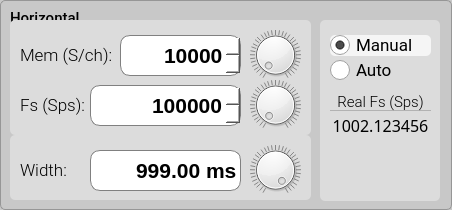
           <widget class="QGroupBox" name="groupBox_horizontal">
            <property name="minimumSize">
             <size>
              <width>452</width>
              <height>210</height>
             </size>
            </property>
            <property name="maximumSize">
             <size>
              <width>16777215</width>
              <height>210</height>
             </size>
            </property>
            <property name="font">
             <font>
              <family>Roboto Medium</family>
              <pointsize>11</pointsize>
             </font>
            </property>
            <property name="styleSheet">
             <string notr="true">QGroupBox {background-color: rgb(200,200,200);border: 1px solid rgb(150,150,150); border-radius: 5px;  margin-top: 0.5em;}; 
QGroupBox::title {subcontrol-origin: margin;left: 10px;padding: 0 3px 0 3px;}</string>
            </property>
            <property name="title">
             <string/>
            </property>
            <widget class="QLabel" name="label_titleHorizontal">
             <property name="geometry">
              <rect>
               <x>10</x>
               <y>10</y>
               <width>81</width>
               <height>16</height>
              </rect>
             </property>
             <property name="font">
              <font>
               <family>Roboto Medium</family>
               <pointsize>11</pointsize>
              </font>
             </property>
             <property name="styleSheet">
              <string notr="true">color:black;</string>
             </property>
             <property name="text">
              <string>Horizontal</string>
             </property>
            </widget>
            <widget class="QGroupBox" name="groupBox_h_13">
             <property name="geometry">
              <rect>
               <x>320</x>
               <y>20</y>
               <width>120</width>
               <height>181</height>
              </rect>
             </property>
             <property name="minimumSize">
              <size>
               <width>0</width>
               <height>0</height>
              </size>
             </property>
             <property name="maximumSize">
              <size>
               <width>16777215</width>
               <height>10000</height>
              </size>
             </property>
             <property name="font">
              <font>
               <family>Roboto Medium</family>
               <pointsize>11</pointsize>
              </font>
             </property>
             <property name="styleSheet">
              <string notr="true">QGroupBox {background-color: rgb(220,220,220);border: 0px solid rgb(150,150,150); border-radius: 5px;  margin-top: 0.5em;}; 
QGroupBox::title {subcontrol-origin: margin;left: 10px;padding: 0 3px 0 3px;}</string>
             </property>
             <property name="title">
              <string/>
             </property>
             <widget class="QRadioButton" name="radioButton_fsMem">
              <property name="geometry">
               <rect>
                <x>10</x>
                <y>15</y>
                <width>101</width>
                <height>21</height>
               </rect>
              </property>
              <property name="font">
               <font>
                <family>Roboto</family>
                <pointsize>13</pointsize>
               </font>
              </property>
              <property name="styleSheet">
               <string notr="true">QRadioButton:checked {
	background-color: rgba(245,245,245, 1.0);
	border: 0px; 
	border-radius:5px;
}

QRadioButton:hover {
	background-color: rgba(230,230,230, 1.0);
	border: 0px; 
	border-radius:5px;
}

QRadioButton:checked:hover {
	background-color: rgba(245,245,245, 0.8);
	border: 0px; 
	border-radius:5px;
}

QRadioButton::indicator {
    width: 20px;
    height: 20px;
}
QRadioButton::indicator::unchecked {
    image: url(:/main/img/radio_off1.png);
}

QRadioButton::indicator:unchecked:hover {
    image: url(:/main/img/radio_off1.png);
}

QRadioButton::indicator::checked {
    image: url(:/main/img/radio_on2.png);
}

QRadioButton::indicator::disabled {
    image: url(:/main/img/radio_off_dis.png);
}

QRadioButton::disabled {
    color:gray;
}</string>
              </property>
              <property name="text">
               <string>Manual</string>
              </property>
              <property name="iconSize">
               <size>
                <width>20</width>
                <height>20</height>
               </size>
              </property>
              <property name="checked">
               <bool>true</bool>
              </property>
              <property name="autoExclusive">
               <bool>false</bool>
              </property>
             </widget>
             <widget class="QRadioButton" name="radioButton_div">
              <property name="enabled">
               <bool>true</bool>
              </property>
              <property name="geometry">
               <rect>
                <x>10</x>
                <y>40</y>
                <width>101</width>
                <height>21</height>
               </rect>
              </property>
              <property name="font">
               <font>
                <family>Roboto</family>
                <pointsize>13</pointsize>
               </font>
              </property>
              <property name="styleSheet">
               <string notr="true">QRadioButton:checked {
	background-color: rgba(245,245,245, 1.0);
	border: 0px; 
	border-radius:5px;
}

QRadioButton:hover {
	background-color: rgba(230,230,230, 1.0);
	border: 0px; 
	border-radius:5px;
}

QRadioButton:checked:hover {
	background-color: rgba(245,245,245, 0.8);
	border: 0px; 
	border-radius:5px;
}

QRadioButton::indicator {
    width: 20px;
    height: 20px;
}
QRadioButton::indicator::unchecked {
    image: url(:/main/img/radio_off1.png);
}

QRadioButton::indicator:unchecked:hover {
    image: url(:/main/img/radio_off1.png);
}

QRadioButton::indicator::checked {
    image: url(:/main/img/radio_on2.png);
}

QRadioButton::indicator::disabled {
    image: url(:/main/img/radio_off_dis.png);
}

QRadioButton::disabled {
    color:gray;
}</string>
              </property>
              <property name="text">
               <string>Auto</string>
              </property>
              <property name="iconSize">
               <size>
                <width>20</width>
                <height>20</height>
               </size>
              </property>
              <property name="checked">
               <bool>false</bool>
              </property>
              <property name="autoExclusive">
               <bool>false</bool>
              </property>
             </widget>
             <widget class="QLabel" name="label_29">
              <property name="geometry">
               <rect>
                <x>0</x>
                <y>70</y>
                <width>121</width>
                <height>23</height>
               </rect>
              </property>
              <property name="font">
               <font>
                <family>Roboto Light</family>
                <pointsize>11</pointsize>
                <weight>50</weight>
                <bold>false</bold>
                <underline>false</underline>
               </font>
              </property>
              <property name="styleSheet">
               <string notr="true">color:black;</string>
              </property>
              <property name="text">
               <string>Real Fs (Sps)</string>
              </property>
              <property name="alignment">
               <set>Qt::AlignCenter</set>
              </property>
             </widget>
             <widget class="QTextBrowser" name="textBrowser_realFs">
              <property name="enabled">
               <bool>true</bool>
              </property>
              <property name="geometry">
               <rect>
                <x>0</x>
                <y>90</y>
                <width>121</width>
                <height>61</height>
               </rect>
              </property>
              <property name="sizePolicy">
               <sizepolicy hsizetype="Minimum" vsizetype="Fixed">
                <horstretch>0</horstretch>
                <verstretch>0</verstretch>
               </sizepolicy>
              </property>
              <property name="font">
               <font>
                <family>Roboto Mono Medium</family>
                <pointsize>12</pointsize>
                <weight>50</weight>
                <italic>false</italic>
                <bold>false</bold>
               </font>
              </property>
              <property name="cursor" stdset="0">
               <cursorShape>IBeamCursor</cursorShape>
              </property>
              <property name="styleSheet">
               <string notr="true">QTextBrowser {
	background-color:transparent; border: 0px;
	text-align:right;font-family:'Roboto Mono Medium','Roboto'; font-size:12pt;
	color:black; 
}
</string>
              </property>
              <property name="verticalScrollBarPolicy">
               <enum>Qt::ScrollBarAlwaysOff</enum>
              </property>
              <property name="horizontalScrollBarPolicy">
               <enum>Qt::ScrollBarAlwaysOff</enum>
              </property>
              <property name="html">
               <string>&lt;!DOCTYPE HTML PUBLIC &quot;-//W3C//DTD HTML 4.0//EN&quot; &quot;http://www.w3.org/TR/REC-html40/strict.dtd&quot;&gt;
&lt;html&gt;&lt;head&gt;&lt;meta name=&quot;qrichtext&quot; content=&quot;1&quot; /&gt;&lt;style type=&quot;text/css&quot;&gt;
p, li { white-space: pre-wrap; }
&lt;/style&gt;&lt;/head&gt;&lt;body style=&quot; font-family:'Roboto Mono Medium','Roboto'; font-size:12pt; font-weight:400; font-style:normal;&quot;&gt;
&lt;p align=&quot;center&quot; style=&quot; margin-top:0px; margin-bottom:0px; margin-left:0px; margin-right:0px; -qt-block-indent:0; text-indent:0px;&quot;&gt;&lt;span style=&quot; font-family:'Roboto Mono Medium','Roboto Mono Medium';&quot;&gt;1002.123456&lt;/span&gt;&lt;/p&gt;&lt;/body&gt;&lt;/html&gt;</string>
              </property>
             </widget>
             <widget class="Line" name="line_6">
              <property name="geometry">
               <rect>
                <x>10</x>
                <y>80</y>
                <width>101</width>
                <height>20</height>
               </rect>
              </property>
              <property name="styleSheet">
               <string notr="true">color: rgba(150,150,150,0.6);</string>
              </property>
              <property name="frameShadow">
               <enum>QFrame::Plain</enum>
              </property>
              <property name="orientation">
               <enum>Qt::Horizontal</enum>
              </property>
             </widget>
            </widget>
            <widget class="QGroupBox" name="groupBox_h_fsMem">
             <property name="enabled">
              <bool>true</bool>
             </property>
             <property name="geometry">
              <rect>
               <x>10</x>
               <y>20</y>
               <width>301</width>
               <height>115</height>
              </rect>
             </property>
             <property name="minimumSize">
              <size>
               <width>0</width>
               <height>0</height>
              </size>
             </property>
             <property name="maximumSize">
              <size>
               <width>16777215</width>
               <height>10000</height>
              </size>
             </property>
             <property name="font">
              <font>
               <family>Roboto Medium</family>
               <pointsize>11</pointsize>
              </font>
             </property>
             <property name="styleSheet">
              <string notr="true">QGroupBox {background-color: rgb(220,220,220);border: 0px solid rgb(150,150,150); border-radius: 5px;  margin-top: 0.5em;}; 
QGroupBox::title {subcontrol-origin: margin;left: 10px;padding: 0 3px 0 3px;}</string>
             </property>
             <property name="title">
              <string/>
             </property>
             <widget class="QLabel" name="label_dial1_6">
              <property name="geometry">
               <rect>
                <x>240</x>
                <y>60</y>
                <width>51</width>
                <height>50</height>
               </rect>
              </property>
              <property name="text">
               <string/>
              </property>
              <property name="pixmap">
               <pixmap resource="../../resources/resources.qrc">:/main/img/dial1.png</pixmap>
              </property>
              <property name="scaledContents">
               <bool>false</bool>
              </property>
             </widget>
             <widget class="QDial2" name="dial_fs">
              <property name="geometry">
               <rect>
                <x>240</x>
                <y>60</y>
                <width>51</width>
                <height>50</height>
               </rect>
              </property>
              <property name="toolTip">
               <string>CH1 vertical position</string>
              </property>
              <property name="minimum">
               <number>1</number>
              </property>
              <property name="maximum">
               <number>5000000</number>
              </property>
              <property name="value">
               <number>100</number>
              </property>
              <property name="orientation">
               <enum>Qt::Horizontal</enum>
              </property>
              <property name="invertedAppearance">
               <bool>false</bool>
              </property>
              <property name="wrapping">
               <bool>false</bool>
              </property>
              <property name="notchTarget">
               <double>30.000000000000000</double>
              </property>
              <property name="notchesVisible">
               <bool>true</bool>
              </property>
             </widget>
             <widget class="QSpinBox" name="spinBox_mem">
              <property name="enabled">
               <bool>true</bool>
              </property>
              <property name="geometry">
               <rect>
                <x>110</x>
                <y>15</y>
                <width>121</width>
                <height>41</height>
               </rect>
              </property>
              <property name="styleSheet">
               <string notr="true">QSpinBox { background-color: rgba(255,255,255, 1.0);border: 1px solid gray; border-radius:10px;
				   text-align:right;font-family:'Roboto Mono Medium','Roboto'; font-size:16pt; font-weight:500;  }

QSpinBox::up-button { 
	height:22px; 
	width: 30px;
	border: 0px;
	image: url(:/main/img/arrow_up4.png);
}

QSpinBox::down-button {
	height:22px; 
	width: 30px;
	border: 0px;
	image: url(:/main/img/arrow_down4.png);
 }

QSpinBox::up-button:hover { 
	image: url(:/main/img/arrow_up4b.png);
}

QSpinBox::down-button:hover {
	image: url(:/main/img/arrow_down4b.png);
 }

QSpinBox:disabled { background-color: rgba(220,220,220, 1.0); border: 1px transparent; border-radius:10px;
                                          border: 1px solid gray; border-radius:10px;
                                          text-align:right;font-family:'Roboto Mono Medium','Roboto'; font-size:16pt; font-weight:500; }

QSpinBox::up-button:disabled { height:22px; width: 30px; border: 0px; image: url(:/main/img/arrow_up3.png); }

QSpinBox::down-button:disabled { height:22px; width: 30px; border: 0px; image: url(:/main/img/arrow_down3.png); }
</string>
              </property>
              <property name="wrapping">
               <bool>false</bool>
              </property>
              <property name="alignment">
               <set>Qt::AlignRight|Qt::AlignTrailing|Qt::AlignVCenter</set>
              </property>
              <property name="buttonSymbols">
               <enum>QAbstractSpinBox::UpDownArrows</enum>
              </property>
              <property name="accelerated">
               <bool>false</bool>
              </property>
              <property name="keyboardTracking">
               <bool>false</bool>
              </property>
              <property name="showGroupSeparator" stdset="0">
               <bool>false</bool>
              </property>
              <property name="suffix">
               <string/>
              </property>
              <property name="minimum">
               <number>2</number>
              </property>
              <property name="maximum">
               <number>10000</number>
              </property>
              <property name="value">
               <number>10000</number>
              </property>
             </widget>
             <widget class="QSpinBox" name="spinBox_fs">
              <property name="enabled">
               <bool>true</bool>
              </property>
              <property name="geometry">
               <rect>
                <x>80</x>
                <y>65</y>
                <width>151</width>
                <height>41</height>
               </rect>
              </property>
              <property name="styleSheet">
               <string notr="true">QSpinBox { background-color: rgba(255,255,255, 1.0);border: 1px solid gray; border-radius:10px;
				   text-align:right;font-family:'Roboto Mono Medium','Roboto'; font-size:16pt; font-weight:500;  }

QSpinBox::up-button { 
	height:22px; 
	width: 30px;
	border: 0px;
	image: url(:/main/img/arrow_up4.png);
}

QSpinBox::down-button {
	height:22px; 
	width: 30px;
	border: 0px;
	image: url(:/main/img/arrow_down4.png);
 }

QSpinBox::up-button:hover { 
	image: url(:/main/img/arrow_up4b.png);
}

QSpinBox::down-button:hover {
	image: url(:/main/img/arrow_down4b.png);
 }

QSpinBox:disabled { background-color: rgba(220,220,220, 1.0); border: 1px transparent; border-radius:10px;
                                          border: 1px solid gray; border-radius:10px;
                                          text-align:right;font-family:'Roboto Mono Medium','Roboto'; font-size:16pt; font-weight:500; }

QSpinBox::up-button:disabled { height:22px; width: 30px; border: 0px; image: url(:/main/img/arrow_up3.png); }

QSpinBox::down-button:disabled { height:22px; width: 30px; border: 0px; image: url(:/main/img/arrow_down3.png); }</string>
              </property>
              <property name="wrapping">
               <bool>false</bool>
              </property>
              <property name="alignment">
               <set>Qt::AlignRight|Qt::AlignTrailing|Qt::AlignVCenter</set>
              </property>
              <property name="buttonSymbols">
               <enum>QAbstractSpinBox::UpDownArrows</enum>
              </property>
              <property name="accelerated">
               <bool>false</bool>
              </property>
              <property name="keyboardTracking">
               <bool>false</bool>
              </property>
              <property name="showGroupSeparator" stdset="0">
               <bool>false</bool>
              </property>
              <property name="suffix">
               <string/>
              </property>
              <property name="minimum">
               <number>1</number>
              </property>
              <property name="maximum">
               <number>5000000</number>
              </property>
              <property name="value">
               <number>5000000</number>
              </property>
             </widget>
             <widget class="QLabel" name="label_mem">
              <property name="geometry">
               <rect>
                <x>10</x>
                <y>25</y>
                <width>91</width>
                <height>21</height>
               </rect>
              </property>
              <property name="font">
               <font>
                <family>Roboto Light</family>
                <pointsize>13</pointsize>
                <weight>50</weight>
                <bold>false</bold>
               </font>
              </property>
              <property name="styleSheet">
               <string notr="true">color:black;</string>
              </property>
              <property name="text">
               <string>Mem (S/ch):</string>
              </property>
             </widget>
             <widget class="QLabel" name="label_fs">
              <property name="enabled">
               <bool>true</bool>
              </property>
              <property name="geometry">
               <rect>
                <x>10</x>
                <y>75</y>
                <width>71</width>
                <height>21</height>
               </rect>
              </property>
              <property name="font">
               <font>
                <family>Roboto Light</family>
                <pointsize>13</pointsize>
                <weight>50</weight>
                <bold>false</bold>
               </font>
              </property>
              <property name="styleSheet">
               <string notr="true">color:black;</string>
              </property>
              <property name="text">
               <string>Fs (Sps):</string>
              </property>
             </widget>
             <widget class="QDial2" name="dial_mem">
              <property name="geometry">
               <rect>
                <x>240</x>
                <y>10</y>
                <width>51</width>
                <height>50</height>
               </rect>
              </property>
              <property name="toolTip">
               <string>CH1 vertical position</string>
              </property>
              <property name="minimum">
               <number>2</number>
              </property>
              <property name="maximum">
               <number>10000</number>
              </property>
              <property name="value">
               <number>100</number>
              </property>
              <property name="orientation">
               <enum>Qt::Horizontal</enum>
              </property>
              <property name="invertedAppearance">
               <bool>false</bool>
              </property>
              <property name="wrapping">
               <bool>false</bool>
              </property>
              <property name="notchTarget">
               <double>30.000000000000000</double>
              </property>
              <property name="notchesVisible">
               <bool>true</bool>
              </property>
             </widget>
             <widget class="QLabel" name="label_dial1_8">
              <property name="geometry">
               <rect>
                <x>240</x>
                <y>10</y>
                <width>51</width>
                <height>50</height>
               </rect>
              </property>
              <property name="text">
               <string/>
              </property>
              <property name="pixmap">
               <pixmap resource="../../resources/resources.qrc">:/main/img/dial1.png</pixmap>
              </property>
              <property name="scaledContents">
               <bool>false</bool>
              </property>
             </widget>
             <zorder>label_dial1_6</zorder>
             <zorder>dial_fs</zorder>
             <zorder>spinBox_mem</zorder>
             <zorder>spinBox_fs</zorder>
             <zorder>label_mem</zorder>
             <zorder>label_fs</zorder>
             <zorder>label_dial1_8</zorder>
             <zorder>dial_mem</zorder>
            </widget>
            <widget class="QGroupBox" name="groupBox_h_div">
             <property name="enabled">
              <bool>true</bool>
             </property>
             <property name="geometry">
              <rect>
               <x>10</x>
               <y>135</y>
               <width>301</width>
               <height>65</height>
              </rect>
             </property>
             <property name="minimumSize">
              <size>
               <width>0</width>
               <height>0</height>
              </size>
             </property>
             <property name="maximumSize">
              <size>
               <width>16777215</width>
               <height>10000</height>
              </size>
             </property>
             <property name="font">
              <font>
               <family>Roboto Medium</family>
               <pointsize>11</pointsize>
              </font>
             </property>
             <property name="styleSheet">
              <string notr="true">QGroupBox {background-color: rgb(220,220,220);border: 0px solid rgb(150,150,150); border-radius: 5px;  margin-top: 0.5em;}; 
QGroupBox::title {subcontrol-origin: margin;left: 10px;padding: 0 3px 0 3px;}</string>
             </property>
             <property name="title">
              <string/>
             </property>
             <widget class="QDoubleSpinBox" name="doubleSpinBox_div">
              <property name="enabled">
               <bool>true</bool>
              </property>
              <property name="geometry">
               <rect>
                <x>80</x>
                <y>15</y>
                <width>151</width>
                <height>41</height>
               </rect>
              </property>
              <property name="styleSheet">
               <string notr="true">QDoubleSpinBox { background-color: white;border: 1px solid gray; border-radius:10px;
				   text-align:right;font-family:'Roboto Mono Medium','Roboto'; font-size:16pt; font-weight:500;  }

QDoubleSpinBox::up-button { 
	height:22px; 
	width: 30px;
	border: 0px;
	image: url(:/main/img/arrow_up4.png);
}

QDoubleSpinBox::down-button {
	height:22px; 
	width: 30px;
	border: 0px;
	image: url(:/main/img/arrow_down4.png);
 }

QDoubleSpinBox::up-button:hover { 
	image: url(:/main/img/arrow_up4b.png);
}

QDoubleSpinBox::down-button:hover {
	image: url(:/main/img/arrow_down4b.png);
 }

QDoubleSpinBox:disabled { background-color: rgba(220,220,220, 1.0); border: 1px transparent; border-radius:10px;
                                          border: 1px solid gray; border-radius:10px;
                                          text-align:right;font-family:'Roboto Mono Medium','Roboto'; font-size:16pt; font-weight:500; }

QDoubleSpinBox::up-button:disabled { height:22px; width: 30px; border: 0px; image: url(:/main/img/arrow_up3.png); }

QDoubleSpinBox::down-button:disabled { height:22px; width: 30px; border: 0px; image: url(:/main/img/arrow_down3.png); }
</string>
              </property>
              <property name="wrapping">
               <bool>false</bool>
              </property>
              <property name="alignment">
               <set>Qt::AlignRight|Qt::AlignTrailing|Qt::AlignVCenter</set>
              </property>
              <property name="readOnly">
               <bool>true</bool>
              </property>
              <property name="buttonSymbols">
               <enum>QAbstractSpinBox::NoButtons</enum>
              </property>
              <property name="accelerated">
               <bool>false</bool>
              </property>
              <property name="keyboardTracking">
               <bool>false</bool>
              </property>
              <property name="showGroupSeparator" stdset="0">
               <bool>false</bool>
              </property>
              <property name="suffix">
               <string> ms</string>
              </property>
              <property name="decimals">
               <number>2</number>
              </property>
              <property name="maximum">
               <double>9999.000000000000000</double>
              </property>
              <property name="value">
               <double>999.000000000000000</double>
              </property>
             </widget>
             <widget class="QLabel" name="label_div">
              <property name="enabled">
               <bool>true</bool>
              </property>
              <property name="geometry">
               <rect>
                <x>10</x>
                <y>25</y>
                <width>51</width>
                <height>21</height>
               </rect>
              </property>
              <property name="font">
               <font>
                <family>Roboto Light</family>
                <pointsize>13</pointsize>
                <weight>50</weight>
                <bold>false</bold>
               </font>
              </property>
              <property name="styleSheet">
               <string notr="true">color:black;</string>
              </property>
              <property name="text">
               <string>Width:</string>
              </property>
             </widget>
             <widget class="QLabel" name="label_dial1_9">
              <property name="geometry">
               <rect>
                <x>240</x>
                <y>10</y>
                <width>51</width>
                <height>50</height>
               </rect>
              </property>
              <property name="text">
               <string/>
              </property>
              <property name="pixmap">
               <pixmap resource="../../resources/resources.qrc">:/main/img/dial1.png</pixmap>
              </property>
              <property name="scaledContents">
               <bool>false</bool>
              </property>
             </widget>
             <widget class="QDial2" name="dial_div">
              <property name="enabled">
               <bool>true</bool>
              </property>
              <property name="geometry">
               <rect>
                <x>240</x>
                <y>10</y>
                <width>51</width>
                <height>50</height>
               </rect>
              </property>
              <property name="toolTip">
               <string>CH1 vertical position</string>
              </property>
              <property name="minimum">
               <number>1</number>
              </property>
              <property name="maximum">
               <number>1000000</number>
              </property>
              <property name="value">
               <number>100</number>
              </property>
              <property name="orientation">
               <enum>Qt::Horizontal</enum>
              </property>
              <property name="invertedAppearance">
               <bool>true</bool>
              </property>
              <property name="invertedControls">
               <bool>false</bool>
              </property>
              <property name="wrapping">
               <bool>false</bool>
              </property>
              <property name="notchTarget">
               <double>30.000000000000000</double>
              </property>
              <property name="notchesVisible">
               <bool>true</bool>
              </property>
             </widget>
            </widget>
           </widget>
